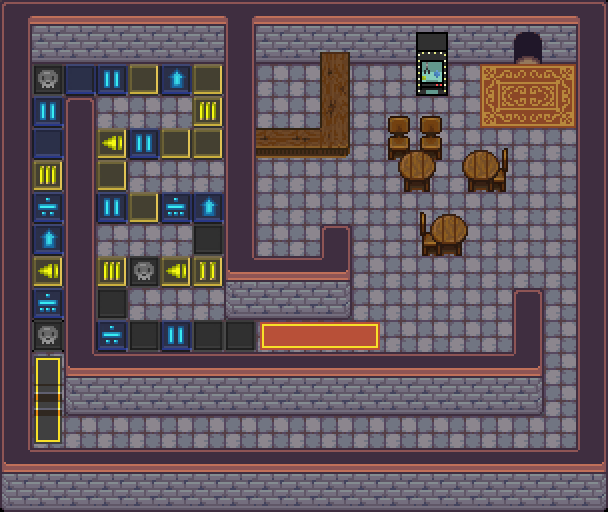

Below is a game level as drawn by its tile map, then a one-line description and the .tmx that defines it (tile-layer data replaced by summaries):
An orthogonal 19x16 tile map with 32x32 px tiles, 4 tile layers (Layer 1, Layer 2, Layer 3, Above Player), 4 tilesets and 5 objects (5x collision).

<map version="1.10" tiledversion="1.11.0" orientation="orthogonal" renderorder="right-down" compressionlevel="0" width="19" height="16" tilewidth="32" tileheight="32" infinite="0" nextlayerid="7" nextobjectid="8">
 <tileset firstgid="1" name="core_indoor_walls" tilewidth="32" tileheight="32" tilecount="3864" columns="46">
  <image source="../gfx/tilesets/core_indoor_walls.png" width="1472" height="2688" />
 </tileset>
 <tileset firstgid="3865" name="core_indoor_floors" tilewidth="32" tileheight="32" tilecount="3864" columns="46">
  <image source="../gfx/tilesets/core_indoor_floors.png" width="1472" height="2688" />
 </tileset>
 <tileset firstgid="7729" name="core_set pieces" tilewidth="32" tileheight="32" tilecount="1550" columns="31">
  <image source="../gfx/tilesets/core_set pieces.png" width="992" height="1600" />
 </tileset>
 <tileset firstgid="9279" source="../gfx/tilesets/core_outdoor.tsx" />
 <layer id="1" name="Layer 1" width="19" height="16">
  <data>[304 cells, 279 non-empty, 10 distinct tile ids]</data>
 </layer>
 <layer id="2" name="Layer 2" width="19" height="16">
  <data>[304 cells, 196 non-empty, 45 distinct tile ids]</data>
 </layer>
 <layer id="3" name="Layer 3" width="19" height="16">
  <data>[304 cells, 18 non-empty, 10 distinct tile ids]</data>
 </layer>
 <layer id="4" name="Above Player" width="19" height="16">
  <data>[304 cells, 6 non-empty, 5 distinct tile ids]</data>
 </layer>
 <objectgroup color="#ff0000" id="4" name="Collisions">
  <object id="1" type="collision" x="32" y="64">
   <polygon points="0,0 192,0 192,256 320,256 320,160 288,160 288,192 224,192 224,96 320,96 320,0 384,0 384,32 416,32 416,0 480,0 480,-32 512,-32 512,0 544,0 544,384 0,384 0,0 -32,0 -32,448 576,448 576,-64 0,-64 -32,-64 -32,0" />
  </object>
  <object id="2" type="collision" x="64" y="96">
   <polygon points="0,0 0,320 480,320 480,192 448,192 448,256 32,256 32,0" />
  </object>
  <object id="4" type="collision" x="512" y="192">
   <polygon points="0,0 -32,0 -32,-32 0,-32" />
  </object>
  <object id="5" type="collision" x="448" y="224">
   <polygon points="0,0 0,32 -32,32 -32,0 32,0 32,32 0,32" />
  </object>
  <object id="6" type="collision" x="384" y="160">
   <polygon points="0,0 0,32 64,32 96,32 96,0 0,0" />
  </object>
 </objectgroup>
 <objectgroup id="5" name="Events">
 </objectgroup>
</map>
